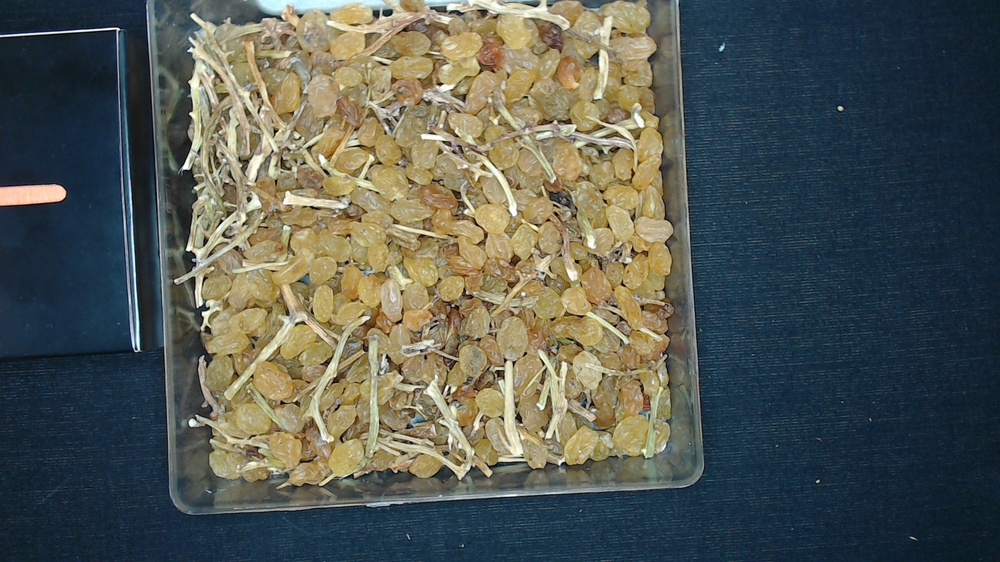
#> input picture raisins/r4.jpg, 1000 x 562 px, shrunk from 1920 x 1080 before the run
$ jupyter execute --allow-errors Chan-Vese_Segmentation.ipynb
#> lines starting #> are read from the running program, lines starting #| are printed output that depends on the picture
[cell 1]
import matplotlib.pyplot as plt
from skimage import data, img_as_float
from skimage.segmentation import chan_vese
import numpy as np
import skimage.data as data
import skimage.segmentation as seg
import skimage.filters as filters
import skimage.draw as draw
import skimage.color as color

[cell 2]
def image_show(image, nrows=1, ncols=1, cmap='gray'):
    fig, ax = plt.subplots(nrows=nrows, ncols=ncols, figsize=(14, 14))
    ax.imshow(image, cmap='gray')
    ax.axis('off')
    return fig, ax

[cell 3]
from skimage import io
image = io.imread('raisins/r4.jpg')
#> image is the input picture: shape (562, 1000, 3); mean R, G, B 85.1, 90.2, 82.9
plt.imshow(image);

image_gray = color.rgb2gray(image)
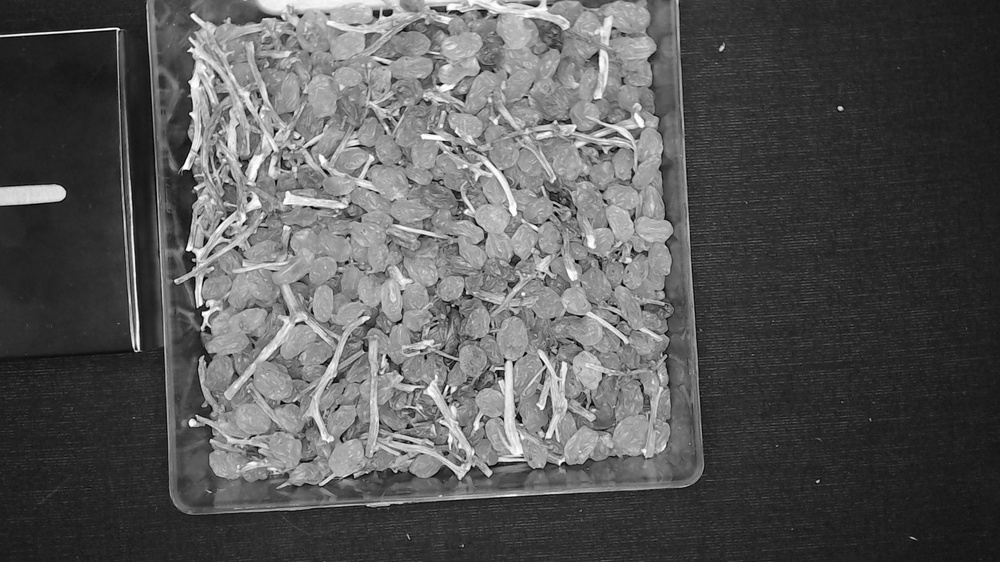
#> image_gray: shape (562, 1000) float64; min 0, max 1, mean 0.347
image_show(image_gray);

[cell 4]
mu_i = 9
dx = 0.9
cv = chan_vese(image_gray, mu=mu_i, lambda1=1, lambda2=1, tol=1e-5,
               max_num_iter=200, dt=dx, init_level_set="checkerboard",
               extended_output=True)

fig, axes = plt.subplots(2, 2, figsize=(8, 8))
ax = axes.flatten()

ax[0].imshow(image, cmap="gray")
ax[0].set_axis_off()
ax[0].set_title("Original Image", fontsize=12)

ax[1].imshow(cv[0], cmap="gray")
ax[1].set_axis_off()
title = f'Chan-Vese segmentation - {len(cv[2])} iterations'
#> title = 'Chan-Vese segmentation - 101 iterations'
ax[1].set_title(title, fontsize=12)

ax[2].imshow(cv[1], cmap="gray")
ax[2].set_axis_off()
ax[2].set_title("Final Level Set", fontsize=12)

ax[3].plot(cv[2])
ax[3].set_title("Evolution of energy over iterations", fontsize=12)
fig.suptitle(f'MU = {mu_i} λ = 1&1 iter=200 dt={dx}', fontsize=16)
fig.tight_layout()
plt.savefig(f'CV_{mu_i}{dx}.png')
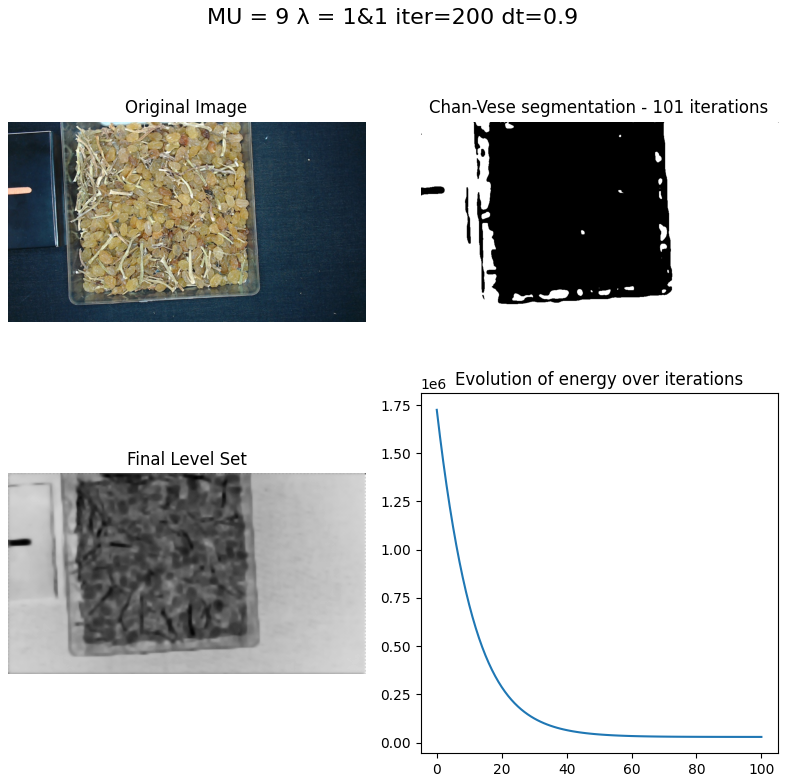
#> figure drawn by matplotlib, 4 panels; panel 4: curve peaks at x = 0, y = 1724968.2
plt.show()

$ run again, with raisins/r1.jpg copied over raisins/r4.jpg
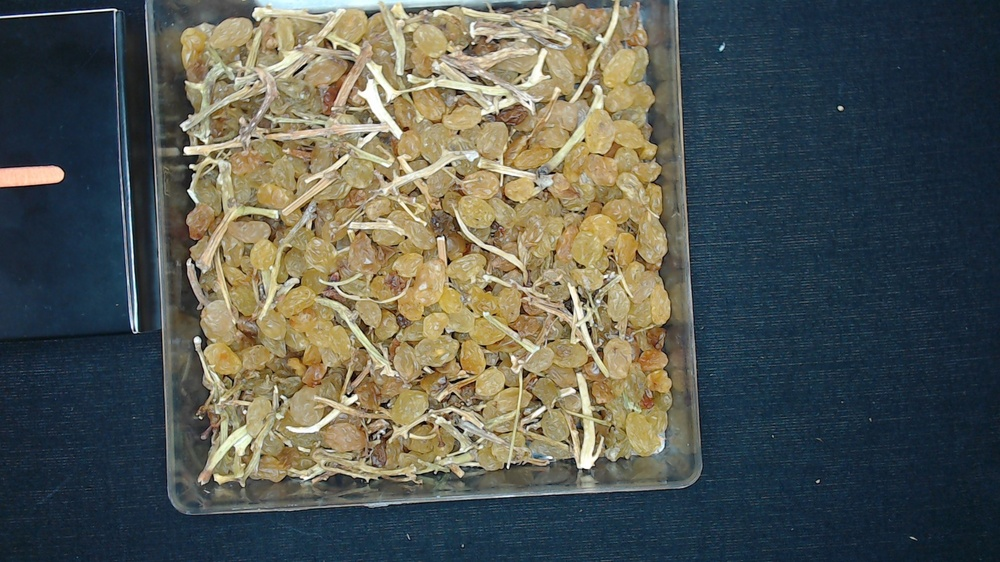
#> input picture raisins/r1.jpg, 1000 x 562 px, shrunk from 1920 x 1080 before the run
#> image is the input picture: shape (562, 1000, 3); mean R, G, B 87.1, 90.5, 83.2
#> `image_gray = color.rgb2gray(image)`:
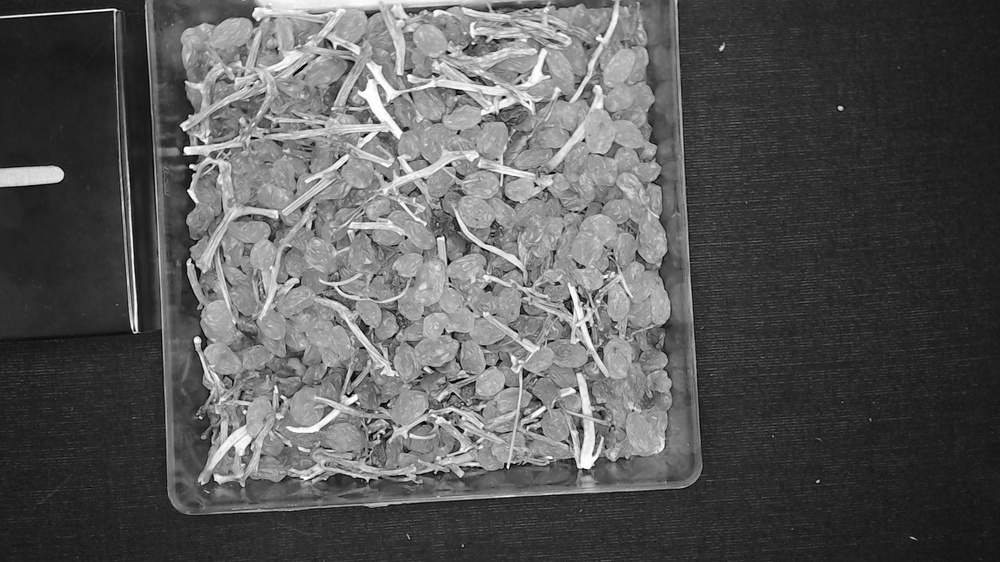
#> image_gray: shape (562, 1000) float64; min 0.00195, max 1, mean 0.35
#> title = 'Chan-Vese segmentation - 102 iterations'
#> `plt.savefig(f'CV_{mu_i}{dx}.png')`:
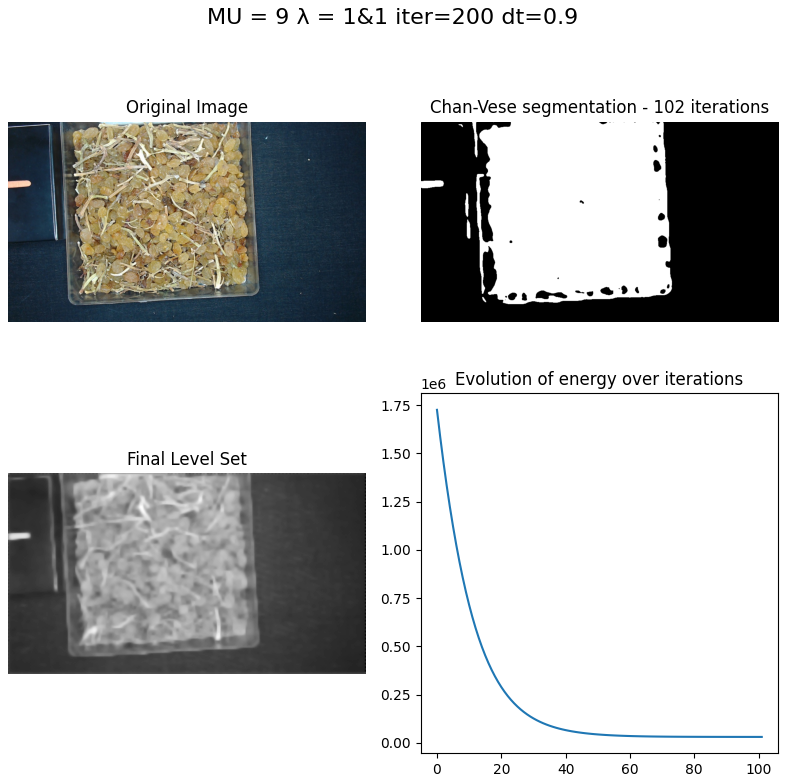
#> figure drawn by matplotlib, 4 panels; panel 4: curve peaks at x = 0, y = 1726182.2

$ run again, with raisins/r10.jpg copied over raisins/r4.jpg
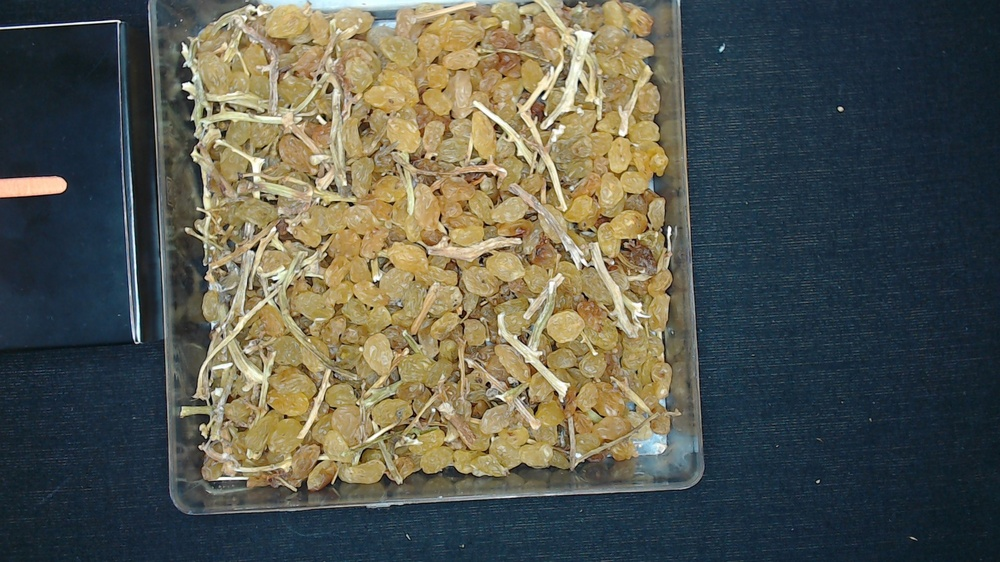
#> input picture raisins/r10.jpg, 1000 x 562 px, shrunk from 1920 x 1080 before the run
#> image is the input picture: shape (562, 1000, 3); mean R, G, B 88.4, 89.8, 79.2
#> `image_gray = color.rgb2gray(image)`:
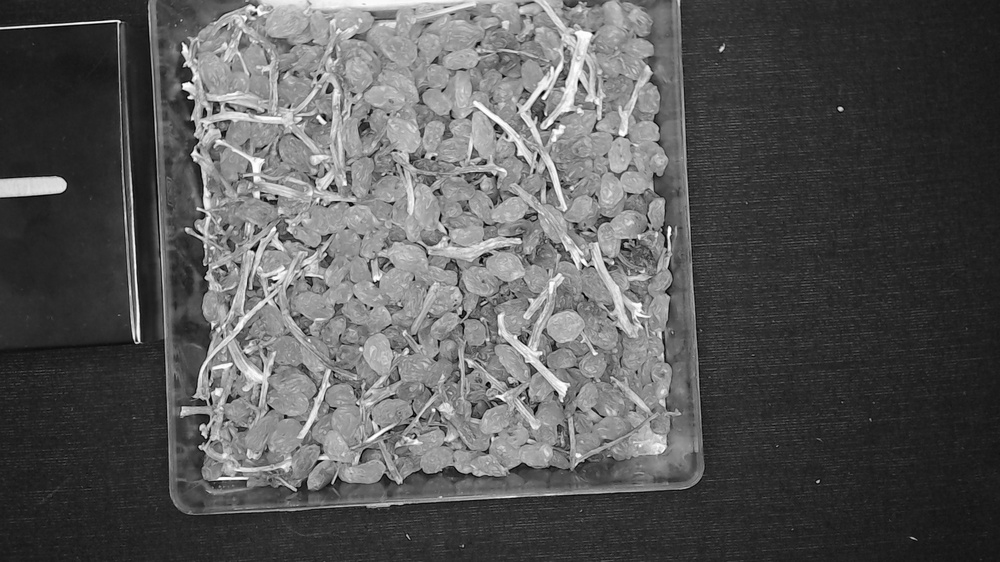
#> image_gray: shape (562, 1000) float64; min 0.00281, max 1, mean 0.348
#> title = 'Chan-Vese segmentation - 101 iterations'
#> `plt.savefig(f'CV_{mu_i}{dx}.png')`:
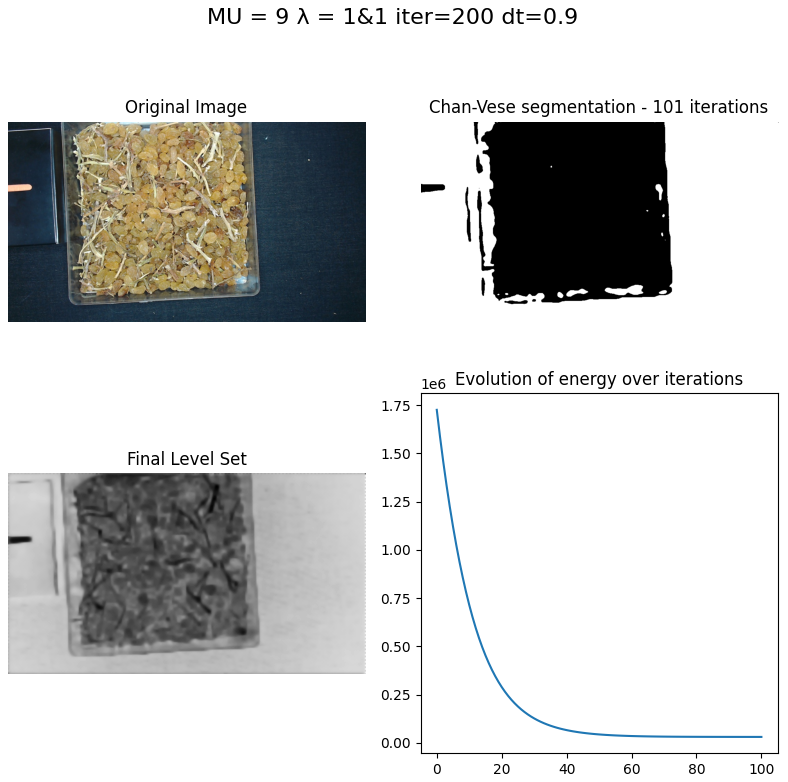
#> figure drawn by matplotlib, 4 panels; panel 4: curve peaks at x = 0, y = 1725377.1
